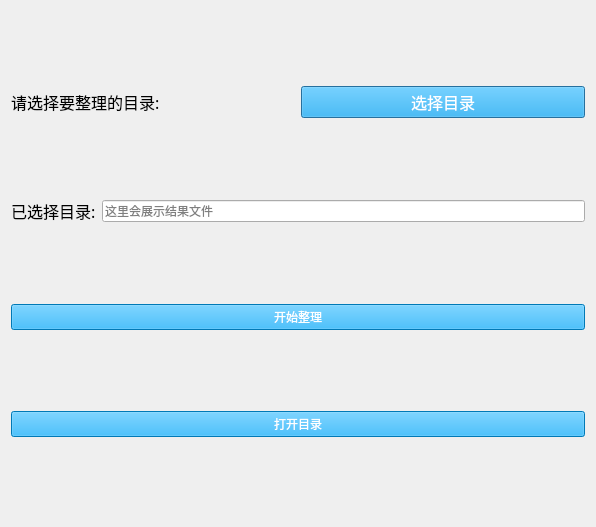
<?xml version="1.0" encoding="UTF-8"?>
<ui version="4.0">
 <class>dir</class>
 <widget class="QDialog" name="dir">
  <property name="geometry">
   <rect>
    <x>0</x>
    <y>0</y>
    <width>596</width>
    <height>527</height>
   </rect>
  </property>
  <property name="windowTitle">
   <string>文件整理器</string>
  </property>
  <layout class="QVBoxLayout" name="verticalLayout">
   <item>
    <layout class="QHBoxLayout" name="horizontalLayout">
     <item>
      <widget class="QLabel" name="label">
       <property name="font">
        <font>
         <family>微软雅黑</family>
         <pointsize>12</pointsize>
        </font>
       </property>
       <property name="text">
        <string>请选择要整理的目录:</string>
       </property>
      </widget>
     </item>
     <item>
      <widget class="QPushButton" name="select">
       <property name="font">
        <font>
         <family>微软雅黑 Light</family>
         <pointsize>12</pointsize>
        </font>
       </property>
       <property name="styleSheet">
        <string notr="true">QWidget {
    background-color: rgb(0, 170, 255);
    color: white;
}</string>
       </property>
       <property name="text">
        <string>选择目录</string>
       </property>
      </widget>
     </item>
    </layout>
   </item>
   <item>
    <layout class="QHBoxLayout" name="horizontalLayout_2">
     <item>
      <widget class="QLabel" name="label_2">
       <property name="font">
        <font>
         <family>微软雅黑</family>
         <pointsize>12</pointsize>
        </font>
       </property>
       <property name="text">
        <string>已选择目录:</string>
       </property>
      </widget>
     </item>
     <item>
      <widget class="QLineEdit" name="lineEdit">
       <property name="placeholderText">
        <string>这里会展示结果文件</string>
       </property>
      </widget>
     </item>
    </layout>
   </item>
   <item>
    <widget class="QPushButton" name="start">
     <property name="styleSheet">
      <string notr="true">QWidget {
    background-color: rgb(0, 170, 255);
    color: white;
}</string>
     </property>
     <property name="text">
      <string>开始整理</string>
     </property>
    </widget>
   </item>
   <item>
    <widget class="QPushButton" name="open_dir">
     <property name="styleSheet">
      <string notr="true">QWidget {
    background-color: rgb(0, 170, 255);
    color: white;
}</string>
     </property>
     <property name="text">
      <string>打开目录</string>
     </property>
    </widget>
   </item>
  </layout>
 </widget>
 <resources/>
 <connections/>
</ui>
